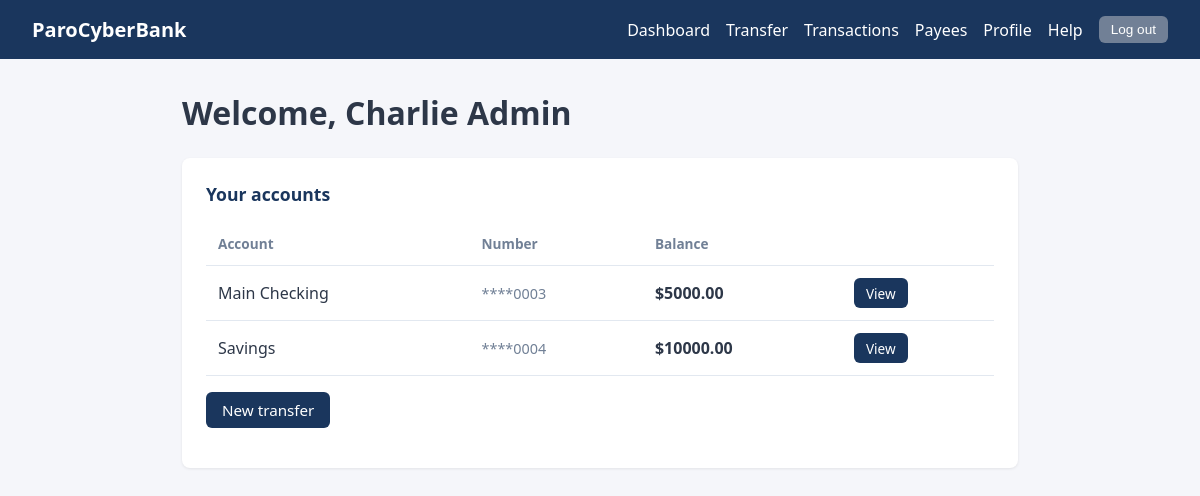
/dashboard (signed in), run on the app's committed database.
### tables this page shows
CREATE TABLE accounts (
                id INTEGER PRIMARY KEY AUTOINCREMENT,
                user_id INTEGER NOT NULL,
                account_number TEXT UNIQUE NOT NULL,
                name TEXT NOT NULL,
                balance_cents INTEGER NOT NULL DEFAULT 0,
                FOREIGN KEY (user_id) REFERENCES users(id)
            );

### app.py (the view)
@app.route("/dashboard")
@login_required
def dashboard():
    conn = get_db()
    accounts = conn.execute(
        "SELECT id, account_number, name, balance_cents FROM accounts WHERE user_id = ?",
        (session["user_id"],),
    ).fetchall()
    conn.close()
    return render_template(
        "dashboard.html",
        full_name=session.get("full_name"),
        accounts=[row_to_account(r) for r in accounts],
    )

### app.py (called while the page is built)
def get_db():
    conn = sqlite3.connect(DATABASE)
    conn.row_factory = sqlite3.Row
    return conn

def login_required(f):
    @wraps(f)
    def wrapped(*args, **kwargs):
        if "user_id" not in session:
            if request.is_json or request.path.startswith("/api/"):
                return jsonify({"error": "Login required"}), 401
            return redirect(url_for("login_page", next=request.url))
        return f(*args, **kwargs)
    return wrapped

def row_to_account(r):
    return {
        "id": r["id"],
        "account_number": r["account_number"],
        "name": r["name"],
        "balance_cents": r["balance_cents"],
        "balance": f"{r['balance_cents'] / 100:.2f}",
    }

### templates/dashboard.html (shortened to what this page needs)
{% extends "base.html" %}
{% block content %}
<h1 style="margin: 0 0 1.5rem;">Welcome, {{ full_name }}</h1>
<div class="card">
  <h2>Your accounts</h2>
  {% if accounts %}
  <table>
    <thead>
      <tr>
        <th>Account</th>
        <th>Number</th>
        <th>Balance</th>
        <th></th>
      </tr>
    </thead>
    <tbody>
      {% for a in accounts %}
      <tr>
        <td>{{ a.name }}</td>
        <td class="muted">****{{ a.account_number[-4:] }}</td>
        <td><strong>${{ a.balance }}</strong></td>
        <td><a href="/accounts/{{ a.id }}" class="btn btn-small">View</a></td>
      </tr>
      {% endfor %}
    </tbody>
  </table>
  {% else %}
  <p class="muted">No accounts.</p>
  {% endif %}
  <p style="margin-top: 1rem;"><a href="/transfer" class="btn">New transfer</a></p>
</div>
{% endblock %}

### data on the page
accounts: name "Main Checking", account_number "0003", balance "5000.00"
accounts: name "Savings", account_number "0004", balance "10000.00"

### other printed values
{{ full_name }} "Charlie Admin"
